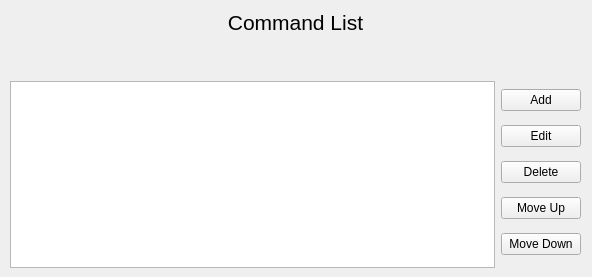
<?xml version="1.0" encoding="UTF-8"?>
<ui version="4.0">
 <class>CommandViewer</class>
 <widget class="QWidget" name="CommandViewer">
  <property name="geometry">
   <rect>
    <x>0</x>
    <y>0</y>
    <width>592</width>
    <height>277</height>
   </rect>
  </property>
  <property name="windowTitle">
   <string>Form</string>
  </property>
  <widget class="QWidget" name="layoutWidget">
   <property name="geometry">
    <rect>
     <x>10</x>
     <y>10</y>
     <width>571</width>
     <height>258</height>
    </rect>
   </property>
   <layout class="QVBoxLayout" name="CommandListLayout">
    <item>
     <widget class="QLabel" name="Command_List_Label">
      <property name="sizePolicy">
       <sizepolicy hsizetype="Preferred" vsizetype="Preferred">
        <horstretch>0</horstretch>
        <verstretch>0</verstretch>
       </sizepolicy>
      </property>
      <property name="text">
       <string>&lt;html&gt;&lt;head/&gt;&lt;body&gt;&lt;p align=&quot;center&quot;&gt;&lt;span style=&quot; font-size:16pt;&quot;&gt;Command List&lt;/span&gt;&lt;/p&gt;&lt;p align=&quot;center&quot;&gt;&lt;br/&gt;&lt;/p&gt;&lt;/body&gt;&lt;/html&gt;</string>
      </property>
     </widget>
    </item>
    <item>
     <layout class="QHBoxLayout" name="horizontalLayout_2">
      <item>
       <widget class="QListWidget" name="listWidget"/>
      </item>
      <item>
       <layout class="QVBoxLayout" name="verticalLayout_2">
        <item>
         <widget class="QPushButton" name="pushButton">
          <property name="text">
           <string>Add</string>
          </property>
         </widget>
        </item>
        <item>
         <widget class="QPushButton" name="EditCommand">
          <property name="text">
           <string>Edit</string>
          </property>
         </widget>
        </item>
        <item>
         <widget class="QPushButton" name="DeleteCommand">
          <property name="text">
           <string>Delete</string>
          </property>
         </widget>
        </item>
        <item>
         <widget class="QPushButton" name="MoveUp">
          <property name="text">
           <string>Move Up</string>
          </property>
         </widget>
        </item>
        <item>
         <widget class="QPushButton" name="MoveDown">
          <property name="text">
           <string>Move Down</string>
          </property>
         </widget>
        </item>
       </layout>
      </item>
     </layout>
    </item>
   </layout>
  </widget>
 </widget>
 <resources/>
 <connections/>
</ui>
